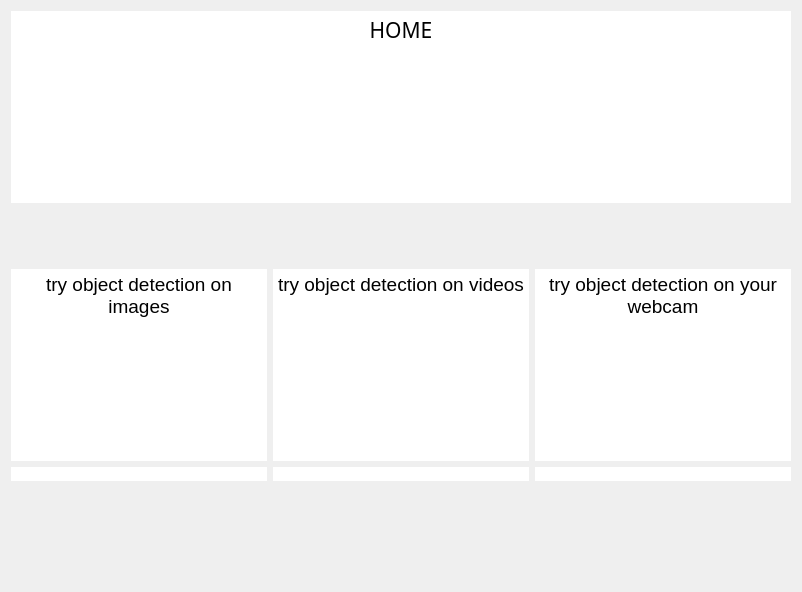
      <widget class="QWidget" name="tab_Home_2">
       <property name="sizePolicy">
        <sizepolicy hsizetype="MinimumExpanding" vsizetype="MinimumExpanding">
         <horstretch>0</horstretch>
         <verstretch>0</verstretch>
        </sizepolicy>
       </property>
       <property name="styleSheet">
        <string notr="true">border: none</string>
       </property>
       <attribute name="title">
        <string>Start</string>
       </attribute>
       <layout class="QGridLayout" name="gridLayout_7">
        <item row="3" column="1">
         <widget class="QTextEdit" name="txt_tryVideo">
          <property name="lineWidth">
           <number>0</number>
          </property>
          <property name="html">
           <string>&lt;!DOCTYPE HTML PUBLIC &quot;-//W3C//DTD HTML 4.0//EN&quot; &quot;http://www.w3.org/TR/REC-html40/strict.dtd&quot;&gt;
&lt;html&gt;&lt;head&gt;&lt;meta name=&quot;qrichtext&quot; content=&quot;1&quot; /&gt;&lt;style type=&quot;text/css&quot;&gt;
p, li { white-space: pre-wrap; }
&lt;/style&gt;&lt;/head&gt;&lt;body style=&quot; font-family:'Segoe UI Semilight'; font-size:12pt; font-weight:600; font-style:normal;&quot;&gt;
&lt;p align=&quot;center&quot; style=&quot; margin-top:0px; margin-bottom:0px; margin-left:0px; margin-right:0px; -qt-block-indent:0; text-indent:0px;&quot;&gt;&lt;span style=&quot; font-size:14pt; font-weight:400;&quot;&gt;try object detection on videos&lt;/span&gt;&lt;/p&gt;&lt;/body&gt;&lt;/html&gt;</string>
          </property>
         </widget>
        </item>
        <item row="4" column="1">
         <widget class="QPushButton" name="Btn_VideoDet_2">
          <property name="styleSheet">
           <string notr="true">background-color: rgb(255, 255, 255)</string>
          </property>
          <property name="text">
           <string/>
          </property>
          <property name="icon">
           <iconset>
            <normaloff>assets/video1.png</normaloff>assets/video1.png</iconset>
          </property>
          <property name="iconSize">
           <size>
            <width>300</width>
            <height>300</height>
           </size>
          </property>
         </widget>
        </item>
        <item row="4" column="2">
         <widget class="QPushButton" name="Btn_WebcamDet_2">
          <property name="styleSheet">
           <string notr="true">background-color: rgb(255, 255, 255)</string>
          </property>
          <property name="text">
           <string/>
          </property>
          <property name="icon">
           <iconset>
            <normaloff>assets/webcam1.png</normaloff>assets/webcam1.png</iconset>
          </property>
          <property name="iconSize">
           <size>
            <width>300</width>
            <height>300</height>
           </size>
          </property>
         </widget>
        </item>
        <item row="1" column="0" colspan="3">
         <widget class="QTextEdit" name="txt_Home">
          <property name="font">
           <font>
            <family>Segoe UI Semilight</family>
            <pointsize>12</pointsize>
            <weight>75</weight>
            <italic>false</italic>
            <bold>true</bold>
           </font>
          </property>
          <property name="lineWidth">
           <number>0</number>
          </property>
          <property name="html">
           <string>&lt;!DOCTYPE HTML PUBLIC &quot;-//W3C//DTD HTML 4.0//EN&quot; &quot;http://www.w3.org/TR/REC-html40/strict.dtd&quot;&gt;
&lt;html&gt;&lt;head&gt;&lt;meta name=&quot;qrichtext&quot; content=&quot;1&quot; /&gt;&lt;style type=&quot;text/css&quot;&gt;
p, li { white-space: pre-wrap; }
&lt;/style&gt;&lt;/head&gt;&lt;body style=&quot; font-family:'Segoe UI Semilight'; font-size:12pt; font-weight:600; font-style:normal;&quot;&gt;
&lt;p align=&quot;center&quot; style=&quot; margin-top:0px; margin-bottom:0px; margin-left:0px; margin-right:0px; -qt-block-indent:0; text-indent:0px;&quot;&gt;&lt;span style=&quot; font-size:16pt; font-weight:400;&quot;&gt;HOME&lt;/span&gt;&lt;/p&gt;&lt;/body&gt;&lt;/html&gt;</string>
          </property>
         </widget>
        </item>
        <item row="4" column="0">
         <widget class="QPushButton" name="Btn_ImageDet_2">
          <property name="styleSheet">
           <string notr="true">background-color: rgb(255, 255, 255)</string>
          </property>
          <property name="text">
           <string/>
          </property>
          <property name="icon">
           <iconset>
            <normaloff>assets/image1.png</normaloff>assets/image1.png</iconset>
          </property>
          <property name="iconSize">
           <size>
            <width>300</width>
            <height>300</height>
           </size>
          </property>
         </widget>
        </item>
        <item row="2" column="0" colspan="3">
         <spacer name="horizontalSpacer_2">
          <property name="orientation">
           <enum>Qt::Horizontal</enum>
          </property>
          <property name="sizeHint" stdset="0">
           <size>
            <width>80</width>
            <height>60</height>
           </size>
          </property>
         </spacer>
        </item>
        <item row="3" column="0">
         <widget class="QTextEdit" name="txt_tryImage">
          <property name="lineWidth">
           <number>0</number>
          </property>
          <property name="html">
           <string>&lt;!DOCTYPE HTML PUBLIC &quot;-//W3C//DTD HTML 4.0//EN&quot; &quot;http://www.w3.org/TR/REC-html40/strict.dtd&quot;&gt;
&lt;html&gt;&lt;head&gt;&lt;meta name=&quot;qrichtext&quot; content=&quot;1&quot; /&gt;&lt;style type=&quot;text/css&quot;&gt;
p, li { white-space: pre-wrap; }
&lt;/style&gt;&lt;/head&gt;&lt;body style=&quot; font-family:'Segoe UI Semilight'; font-size:12pt; font-weight:600; font-style:normal;&quot;&gt;
&lt;p align=&quot;center&quot; style=&quot; margin-top:0px; margin-bottom:0px; margin-left:0px; margin-right:0px; -qt-block-indent:0; text-indent:0px;&quot;&gt;&lt;span style=&quot; font-size:14pt; font-weight:400;&quot;&gt;try object detection on images&lt;/span&gt;&lt;/p&gt;&lt;/body&gt;&lt;/html&gt;</string>
          </property>
         </widget>
        </item>
        <item row="3" column="2">
         <widget class="QTextEdit" name="txt_tryWebcam">
          <property name="lineWidth">
           <number>0</number>
          </property>
          <property name="html">
           <string>&lt;!DOCTYPE HTML PUBLIC &quot;-//W3C//DTD HTML 4.0//EN&quot; &quot;http://www.w3.org/TR/REC-html40/strict.dtd&quot;&gt;
&lt;html&gt;&lt;head&gt;&lt;meta name=&quot;qrichtext&quot; content=&quot;1&quot; /&gt;&lt;style type=&quot;text/css&quot;&gt;
p, li { white-space: pre-wrap; }
&lt;/style&gt;&lt;/head&gt;&lt;body style=&quot; font-family:'Segoe UI Semilight'; font-size:12pt; font-weight:600; font-style:normal;&quot;&gt;
&lt;p align=&quot;center&quot; style=&quot; margin-top:0px; margin-bottom:0px; margin-left:0px; margin-right:0px; -qt-block-indent:0; text-indent:0px;&quot;&gt;&lt;span style=&quot; font-size:14pt; font-weight:400;&quot;&gt;try object detection on your webcam&lt;/span&gt;&lt;/p&gt;&lt;/body&gt;&lt;/html&gt;</string>
          </property>
         </widget>
        </item>
        <item row="5" column="0" colspan="3">
         <spacer name="horizontalSpacer_3">
          <property name="orientation">
           <enum>Qt::Horizontal</enum>
          </property>
          <property name="sizeHint" stdset="0">
           <size>
            <width>40</width>
            <height>100</height>
           </size>
          </property>
         </spacer>
        </item>
       </layout>
      </widget>
